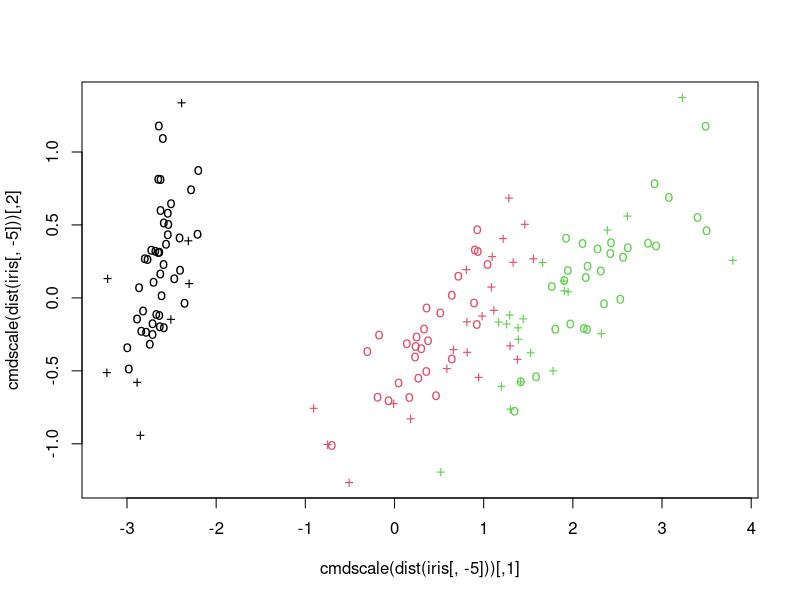
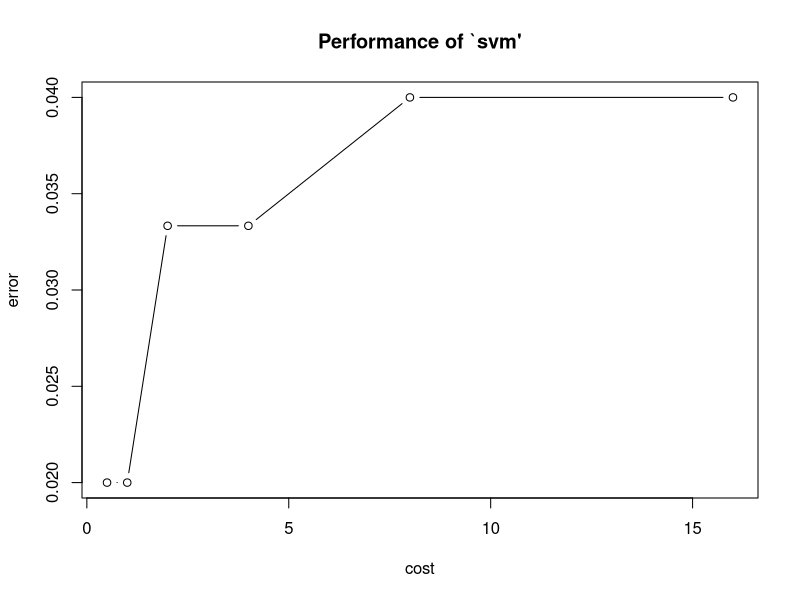

The R source for these figures, in order: (Note: a time limit stopped this script after it produced the figures.)
require(e1071)
data(iris)
attach(iris)

#Apuntes:
#Es necesario dividir en datos de entrenamiento y prueba
#Es necesario realizar una seleccion de caracteristicas (eliminar las que aporten menos al modelo.)


#CREAR MODELO SVM (1)
#Se define la formula con las clases
formula=Species ~ .
#Se pasan los parametros, y se instancia el modelo
model <- svm(formula, data = iris)
print(model)
summary(model)

#Buscar info del:
# Summary del modelo
# Enfasis en: Vector de soporte

#CREAR MODELO SVM (2)
#Otra forma para instanciar el modelo (inutil)
x <- subset(iris, select = -Species)
y <- Species
model <- svm(x, y)

#PREDECIR UTIULIZANDO LOS DATOS DE PRUEBA + MODELO 
# Se pasa el modelo junto al conjunto de caracteristicas
pred <- predict(model, x)
table(pred, y)

#VER VALORES DE DECISION 
# compute decision values and probabilities:
# Agregando probability = TRUE se puede obtener las probabilidades de pertenencia a cada una de las clases
# (No funciono) (Porfe se challaseo?)
pred <- predict(model, x, decision.values = TRUE)
attr(pred, "decision.values")[1:4,]
#attr(pred, "probability")[1:4,]

#GRAFICAR MODELO
# visualize (classes by color, SV by crosses):
plot(cmdscale(dist(iris[,-5])), col = as.integer(iris[,5]), pch = c("o","+")[1:150 %in% model$index + 1])

#UTILIZACION DE TUNE CON KERNEL LINEAL
# Esta nos permite ver cuales son los hiperparametros mas adecuados para obtener el mejor modelo dentro del proceso
# de entrenamiento
# Este nos permite utilizar un esquema de validacion cruzada con el parametro CROSS
### Para un kernel lineal se utiliza el ranges list(cost = 2^(-1:4))
# Se tiene que buscar cuales son los valores mas adecuados en base al rango anterior
obj <- tune(svm, Species~., data = iris, kernel = "linear",            ranges = list(cost = 2^(-1:4)),            tunecontrol = tune.control(sampling = "cross", cross = 2 ))
summary(obj)
#El summary entrega el mejor parametro
#Mejor rendimiento
# Dispersion -> desviasion estandar asociados a los modelos de entrenamiento.

#VER COMO VARIAN LOS HIPERPARAMETROS EN FUNCION DEL ERROR
# Como es una funcion lineal, el unico hiperparametro que se esta moviendo es la funcion de costo
plot(obj)
summary(obj$best.model)

#DESEMPEÑO DEL MEJOR MODELO
pred <- predict(obj$best.model, x)
table(pred, Species)

#UTILIZACION DE TUNE CON KERNEL RADIAL
# Aqui se tiene que incorporar los hiperparametros de gamma y costo
obj <- tune(svm, Species~., data = iris, kernel = "radial", ranges = list(gamma = 2^(-2:4), cost = 2^(-1:4), tunecontrol = tune.control(sampling = "cross", cross = 2 )))
summary(obj)
pred <- predict(obj$best.model, x)
table(pred, Species)

#UTILIZACION DE TUNE CON KERNEL RADIAL (EXTENDIENDO LA BUSQUEDA DE LOS HIPERPARAMETROS)
obj <- tune(svm, Species~., data = iris, kernel = "radial", ranges = list(gamma = 2^(-7:12), cost = 2^(-7:14) , tunecontrol = tune.control(sampling = "cross", cross = 2)))
pred <- predict(obj$best.model, x)
table(pred, Species)

#Gamma nos indica el grado de linealidad, o de comportamiento lineal
# Mas bajo: Mas lineal
# Mas alto: Menos lineal


#EFICIENCIA
# Matriz de confusion
